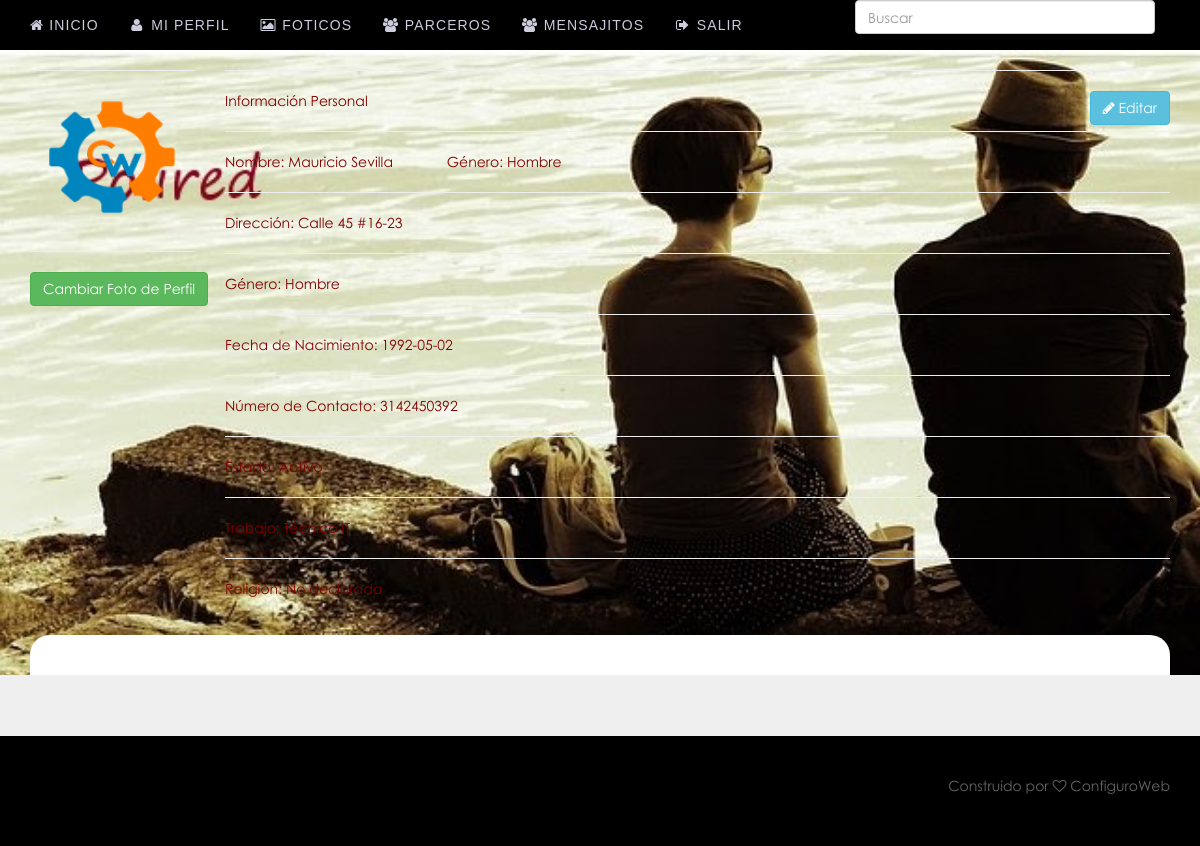
/profile.php (signed in), run on the app's committed database.
### tables this page shows
CREATE TABLE `members` (
  `member_id` int(11) NOT NULL,
  `firstname` varchar(100) NOT NULL,
  `lastname` varchar(100) NOT NULL,
  `middlename` varchar(100) NOT NULL,
  `address` varchar(100) NOT NULL,
  `email` varchar(100) NOT NULL,
  `contact_no` varchar(100) NOT NULL,
  `age` int(11) NOT NULL,
  `gender` varchar(100) NOT NULL,
  `username` varchar(100) NOT NULL,
  `password` varchar(100) NOT NULL,
  `image` varchar(100) NOT NULL,
  `birthdate` varchar(100) NOT NULL,
  `mobile` varchar(100) NOT NULL,
  `status` varchar(100) NOT NULL,
  `work` varchar(100) NOT NULL,
  `religion` varchar(100) NOT NULL
);

### session.php (called while the page is built, shortened)
<?php
$session_id = $_SESSION['id'];
$session_query = $conn->query("select * from members where member_id = '$session_id'");
$user_row = $session_query->fetch();
$image = $user_row['image'];
?>

### heading1.php (the view, shortened to what this page needs)
  <div class="row">
    <div class="col-md-2">
<hr>
<center><img class="pp" src="<?php echo $image; ?>" height="140" width="160"></center>
<hr>
<a class="btn btn-success" href="change_pic.php">Cambiar Foto de Perfil</a>
    </div>
<div class="col-md-10">
	<hr>
	<div class="pull-right"><a href="edit_profile.php" class="btn btn-info"><i class="icon-pencil"></i> Editar</a></div>
	<p>Información Personal
	</p>
		<?php
	$query = $conn->query("select * from members where member_id = '$session_id'");
	$row = $query->fetch();
	?>
	<hr>
	<p>Nombre: <?php echo $row['firstname']." ".$row['lastname']; ?><span class="margin-p"> </span>Género: <?php echo $row['gender']; ?></p>
	<hr>
	<p>Dirección: <?php echo $row['address']; ?></p>
	<hr>
	<p>Género: <?php echo $row['gender']; ?></p>
				<hr>
	<p>Fecha de Nacimiento: <?php echo $row['birthdate']; ?></p>
				<hr>
	<p>Número de Contacto: <?php echo $row['mobile']; ?></p>
				<hr>
	<p>Estado: <?php echo $row['status']; ?></p>
				<hr>
		<p>Trabajo: <?php echo $row['work']; ?></p>
	<hr>
		<p>Religión: <?php echo $row['religion']; ?></p>
</div>
  </div>

### css/my_style.css (style rules this page uses)
body { font-family: 'TR Century Gothic' !important; }
.col-md-10 > p { color: maroon; }
.margin-p { margin-left:50px; }
body { font-family: 'TR Century Gothic' !important; padding-top:50px; color:#646464; background-color:#efefef; }
a,a:hover { color:#223344; text-decoration:none; }

### data on the page
members: image (picture), firstname "Mauricio", lastname "Sevilla", gender "Hombre", address "Calle 45 #16-23", birthdate "1992-05-02", mobile "3142450392", status "Activo", work "Técnico IT", religion "No declarada"
